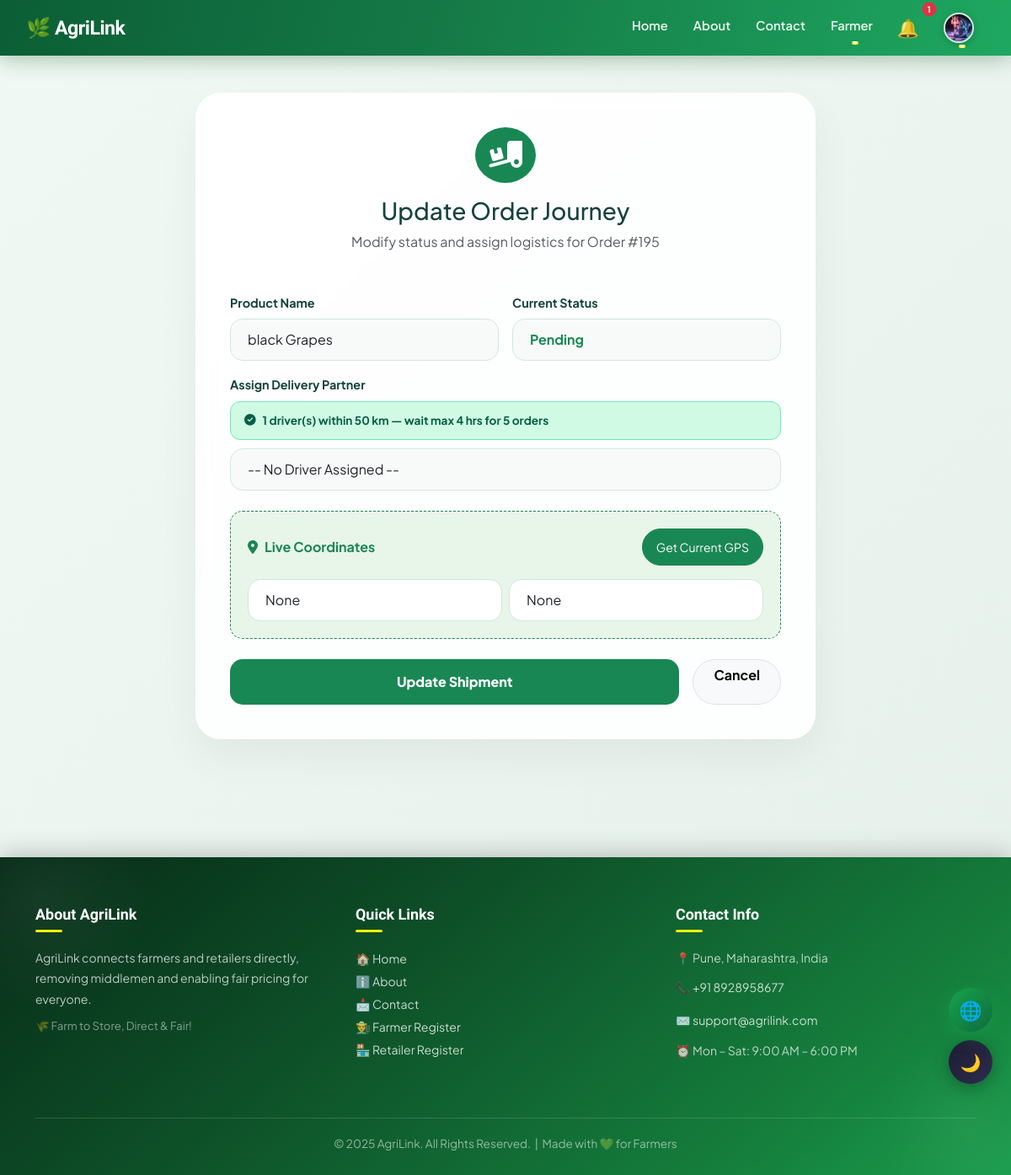
The app's page /update_status/195/ (signed in), older data.
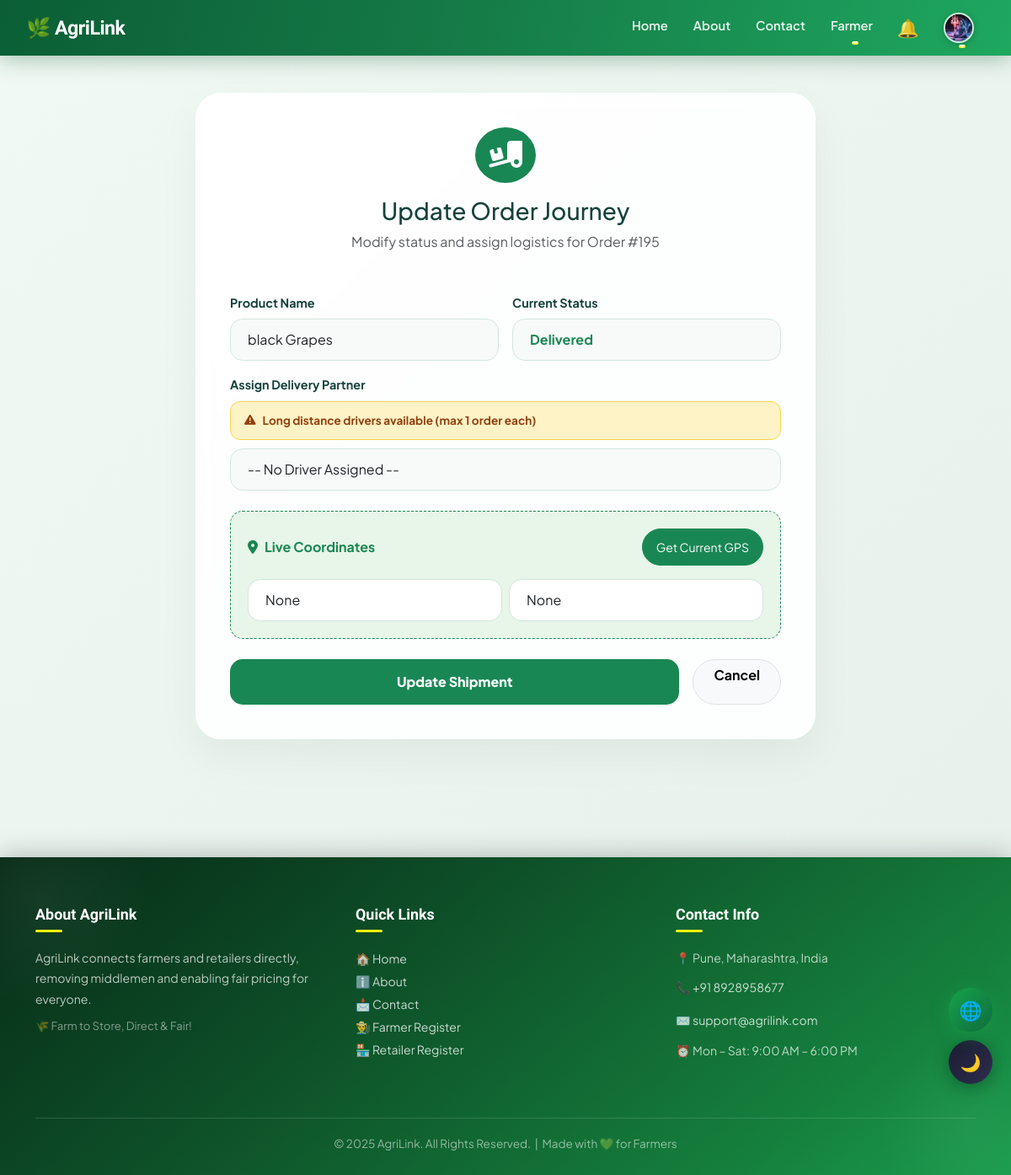
The same page, newer data.
### projectapp/models.py (models this page shows, shortened)
class Order(models.Model):
    STATUS_CHOICES = [
        ('Pending', 'Pending'),
        ('Accepted', 'Accepted'),
        ('Packed', 'Packed'),
        ('Dispatched', 'Dispatched'),
        ('Delivered', 'Delivered'),
        ('Paid', 'Paid'),
    ]
    product = models.ForeignKey('Product', on_delete=models.PROTECT, related_name='orders')
    farmer = models.ForeignKey('Farmer', on_delete=models.CASCADE, related_name='orders', default=1)
    retailer = models.ForeignKey('Retailer', on_delete=models.CASCADE, related_name='orders')
    quantity = models.IntegerField(default=1)
    order_date = models.DateTimeField(auto_now_add=True)
    status = models.CharField(max_length=30, choices=STATUS_CHOICES, default='Pending')
    address = models.TextField(blank=True, null=True)
    contact = models.CharField(max_length=20, blank=True, null=True)
    current_lat = models.FloatField(null=True, blank=True)
    current_lng = models.FloatField(null=True, blank=True)
    driver = models.ForeignKey('Driver', on_delete=models.SET_NULL, null=True, blank=True)
    total_amount = models.FloatField(default=0.0)
    farmer_paid = models.BooleanField(default=False)  # ✅ ADD THIS

class Product(models.Model):
    product = models.CharField(max_length=100)
    description = models.TextField()
    created_at = models.DateTimeField(default=timezone.now)
    price = models.FloatField()
    latitude = models.FloatField(null=True, blank=True)  # 🆕
    longitude = models.FloatField(null=True, blank=True)  # 🆕
    quantity = models.IntegerField()
    location = models.CharField(max_length=50)
    image = models.ImageField(upload_to='product_images/', blank=True, null=True)
    farmer = models.ForeignKey('Farmer', on_delete=models.CASCADE, related_name='products')

### projectapp/views.py (the view, shortened to what this page needs)
# urls.py: path("update_status/<int:order_id>/", views.update_status, name="update_status"),
def update_status(request, order_id):
    order = get_object_or_404(Order, id=order_id)
    product = order.product
    source_lat = getattr(product, 'latitude', None) or getattr(order.farmer, 'latitude', None)
    source_lng = getattr(product, 'longitude', None) or getattr(order.farmer, 'longitude', None)
    d50, d100, d200, d300, d400, d500 = get_nearby_drivers(source_lat, source_lng)
    return render(request, "update_status.html", {
        "order": order,
        "d50": d50,
        "d100": d100,
        "d200": d200,
        "d300": d300,
        "d400": d400,
        "d500": d500,
        "waiting_hours": WAITING_HOURS,
    })

### projectapp/context_processors.py (called while the page is built)
def navbar_notifications(request):
    user_type = request.session.get('user_type')
    name = request.session.get('name')
    notes = []
    if user_type == "farmer" and name:
        notes = Notification.objects.filter(receiver_farmer__name=name, is_read=False).order_by('-timestamp')
    elif user_type == "retailer" and name:
        notes = Notification.objects.filter(receiver_retailer__name=name, is_read=False).order_by('-timestamp')
    elif user_type == "driver" and name:
        notes = Notification.objects.filter(receiver_driver__name=name, is_read=False).order_by('-timestamp')
    return {'navbar_notes': notes, 'user_type': user_type}

### projectapp/views.py (called while the page is built)
def haversine_distance(lat1, lon1, lat2, lon2):
    R = 6371
    phi1, phi2 = math.radians(lat1), math.radians(lat2)
    dphi = math.radians(lat2 - lat1)
    dlambda = math.radians(lon2 - lon1)
    a = math.sin(dphi/2)**2 + math.cos(phi1)*math.cos(phi2)*math.sin(dlambda/2)**2
    return R * 2 * math.atan2(math.sqrt(a), math.sqrt(1-a))

def get_max_orders_for_distance(dist_km):
    if dist_km <= 50:
        return 5
    elif dist_km <= 100:
        return 2
    elif dist_km <= 500:
        return 1
    return 0  # 500km पेक्षा जास्त — assign नाही

### projectapp/templates/update_status.html (shortened to what the changed rows need)
{% extends 'master.html' %}
{% block body %}
<link rel="stylesheet" href="https://cdnjs.cloudflare.com/ajax/libs/font-awesome/6.4.0/css/all.min.css">
<div class="container main-wrapper">
    <div class="row justify-content-center">
        <div class="col-lg-8">
            <div class="update-card">
                <div class="text-center mb-5">
                    <div class="bg-success d-inline-block p-3 rounded-circle mb-3 text-white">
                        <i class="fas fa-truck-loading fa-2x"></i>
                    </div>
                    <h3 class="fw-800" style="color: var(--dark-green);">Update Order Journey</h3>
                    <p class="text-muted">Modify status and assign logistics for Order #{{ order.id }}</p>
                </div>
                <form method="POST">
                    <div class="row g-3">
                        <div class="col-md-6 mb-3">
                            <label class="form-label">Product Name</label>
                            <input type="text" class="form-control" value="{{ order.product.product }}" readonly>
                        </div>
                        <div class="col-md-6 mb-3">
                            <label class="form-label">Current Status</label>
                            <select class="form-select fw-bold text-success" name="status" required>
                                {% for s, label in order.STATUS_CHOICES %}
                                    <option value="{{ s }}" {% if order.status == s %}selected{% endif %}>{{ label }}</option>
                                {% endfor %}
                            </select>
                        </div>
                    </div>
<div class="mb-4">
    <label class="form-label">Assign Delivery Partner</label>
    {% if d50 %}
        <div class="area-badge area-50">
            <i class="fas fa-circle-check"></i>
            {{ d50|length }} driver(s) within 50 km
            — wait max {{ waiting_hours }} hrs for 5 orders
        </div>
    {% elif d100 %}
        <div class="area-badge area-100">
            <i class="fas fa-triangle-exclamation"></i>
            No 50km drivers — {{ d100|length }} within 100 km (max 2 orders)
        </div>
    {% elif d200 or d300 or d400 or d500 %}
        <div class="area-badge area-100">
            <i class="fas fa-triangle-exclamation"></i>
            Long distance drivers available (max 1 order each)
        </div>
    {% else %}
        <div class="area-badge area-none">
            <i class="fas fa-circle-xmark"></i>
            No available drivers in 500 km range
        </div>
    {% endif %}
    <select class="form-select" name="driver">
        <option value="">-- No Driver Assigned --</option>
    </select>
</div>
                    <div class="location-badge mb-4">
                        <div class="row g-2">
                            <div class="col-6">
                                <input type="text" class="form-control bg-white" id="lat" name="current_lat"
                                    value="{{ order.current_lat }}" placeholder="Latitude" readonly>
                            </div>
                            <div class="col-6">
                                <input type="text" class="form-control bg-white" id="lng" name="current_lng"
                                    value="{{ order.current_lng }}" placeholder="Longitude" readonly>
                            </div>
                        </div>
                    </div>
                </form>
            </div>
        </div>
    </div>
</div>
{% endblock %}

Row changes from the older to the newer data that the page shows:
changed Order "None": status "Pending" → "Delivered"
Text that changed along with them:
{{ navbar_notes|length }}: "1" → (not shown)
{{ d50|length }}: "1" → (not shown)
{{ waiting_hours }}: "4" → (not shown)
text no longer shown: "driver(s) within 50 km — wait max hrs for 5 orders"
text now shown: "Long distance drivers available (max 1 order each)"
